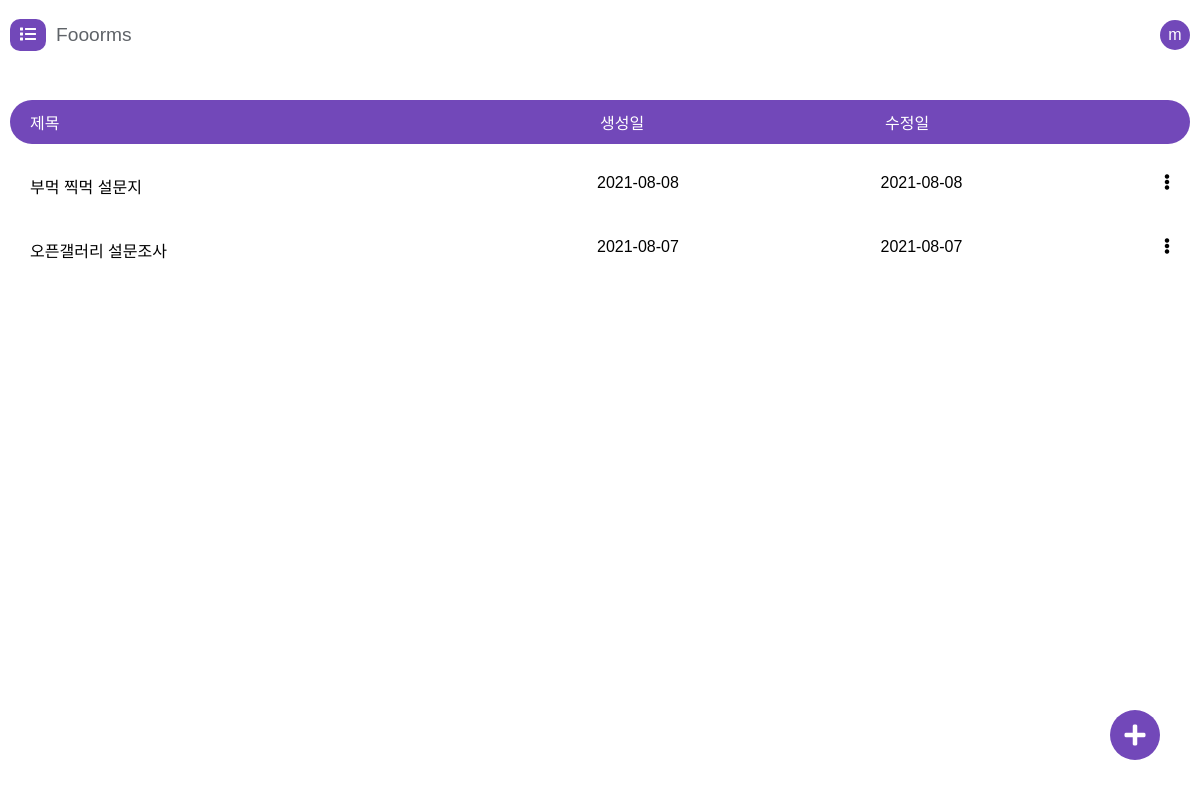
The app's page /forms/ (signed in), older data.
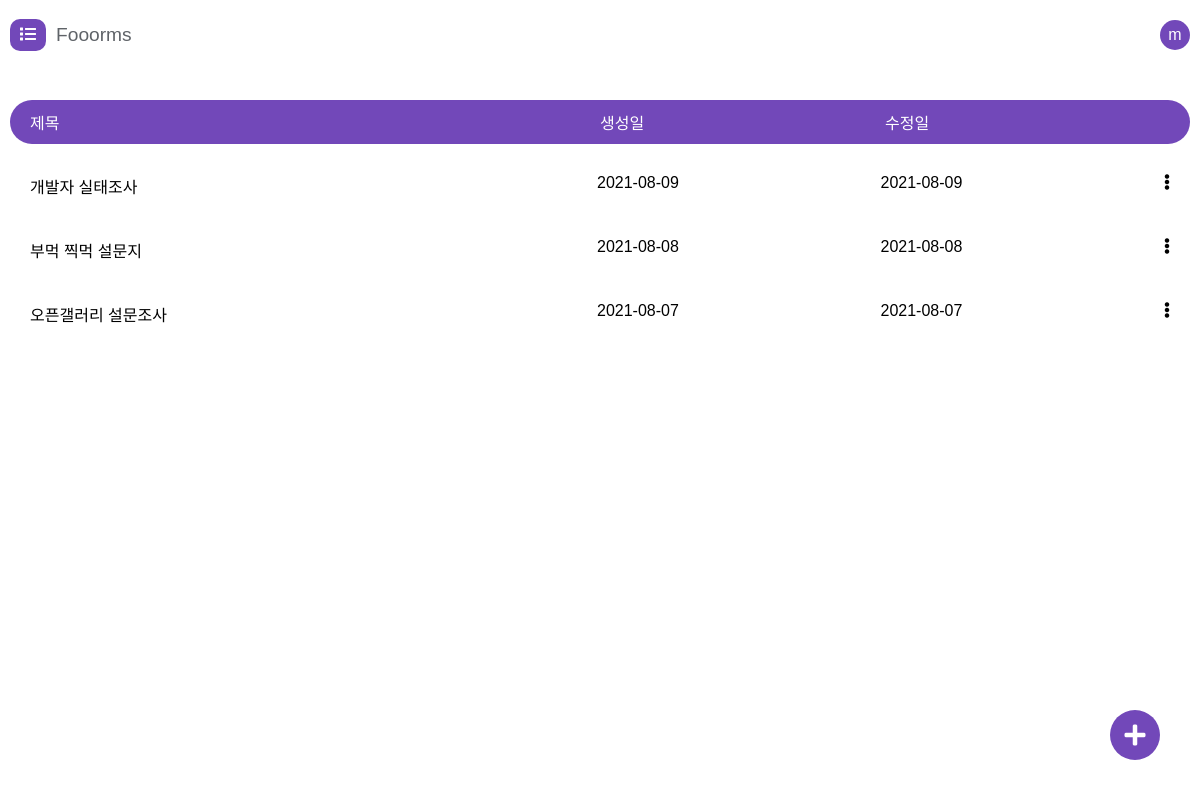
The same page, newer data.
### core/models.py (models this page shows)
class Form(models.Model):
    key = models.CharField(max_length=30)
    name = models.CharField(max_length=200)
    title = models.CharField(max_length=200)
    description = models.CharField(max_length=10000, blank = True)
    creator = models.ForeignKey(User, on_delete = models.CASCADE, related_name = "creator")
    created_at = models.DateTimeField(auto_now_add = True)
    updated_at = models.DateTimeField(auto_now = True)
    questions = models.ManyToManyField(Questions, related_name = "questions")

### core/views.py (the view)
# urls.py: path('forms/', views.forms, name="forms"),
def forms(request) :
  if not request.user.is_authenticated:
    return HttpResponseRedirect(reverse('login'))
  forms = FormModel.objects.filter(creator = request.user).order_by('-created_at')
  return render(request, 'forms/index.html',{"forms": forms})

### templates/forms/index.html (shortened to what this page needs)
{% extends 'base.html' %} {% load static %} {% block css %}
<link rel="stylesheet" href="{% static 'css/forms.css' %}?57" />
{% endblock %}  {% block content %}
<div class="fs-container">
  <header class="fs-header container">
    <a href="{% url 'home' %}" class="fs-header-left">
      <div class="fs-header-left-logo"><i class="fas fa-list"></i></div>
      <div class="fs-header-left-title">Fooorms</div>
    </a>
    <div class="fs-header-right">
      <a href="{% url 'logout' %}" class="btn btn-light fs-user">{{user.username|first}}</a>
    </div>
  </header>
  <div class="fs-main">
    <div class="fs-forms container">
      <div class="fs-table">
        <div class="fs-table-header">
          <div>제목</div>
          <div>생성일</div>
          <div>수정일</div>
        </div>
        {% for item in forms %}
        <a href="{% url 'form_edit' key=item.key %}" class="fs-table-row">
          <div class="fs-table-row-title">{{item.name}}</div>
          <div>{{item.created_at|date:"Y-m-d"}}</div>
          <div>{{item.updated_at|date:"Y-m-d"}}</div>
          <div class="fs-table-menu"><i class="fas fa-ellipsis-v"></i></div>
        </a>
        {% endfor %}
      </div>
    </div>
  </div>
  <div id="fs-add" class="fs-tools"><i class="fas fa-plus"></i></div>
</div>
{% endblock %}

Row changes from the older to the newer data that the page shows:
added Form: name "개발자 실태조사", created_at "2021-08-09", updated_at "2021-08-09"
